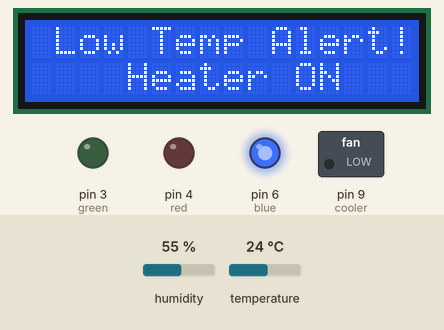
Simulated run of this sketch. Board: Arduino Uno, built with avr-gcc and run on an emulated ATmega328P. Shown: 16×2 character LCD, switched loads named in the sketch (green lamp = pin HIGH), output pins drawn as LEDs (lit = HIGH). The test bench sets the inputs (shaded band); at power-on: temperature 24 °C, humidity 55 %.

Above: at 13.3 s.
13.4 s: temperature set to 41 °C
At 20.4 s:
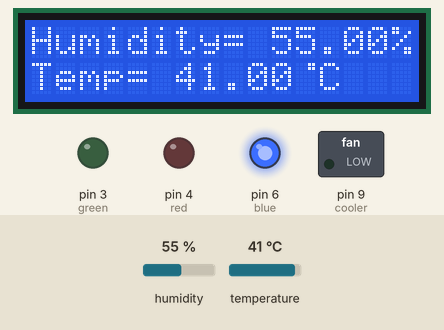
25.5 s: humidity set to 22 %
At 35.2 s:
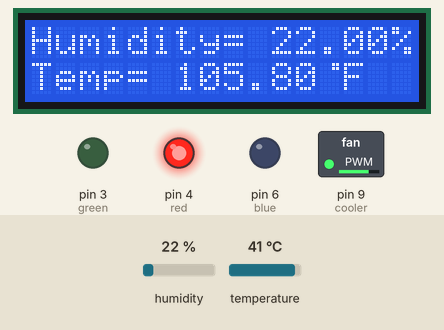
37.6 s: humidity set to 40 %
At 47.8 s:
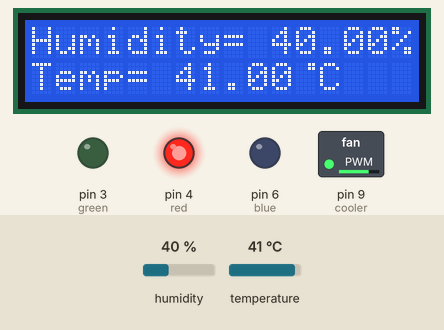
49.7 s: temperature set to 12 °C
At 60.8 s:
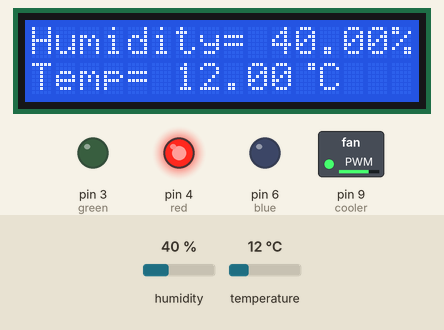
Timing chart, 0 to 62.3 s (numbered marks = the images above; inputs shaded):
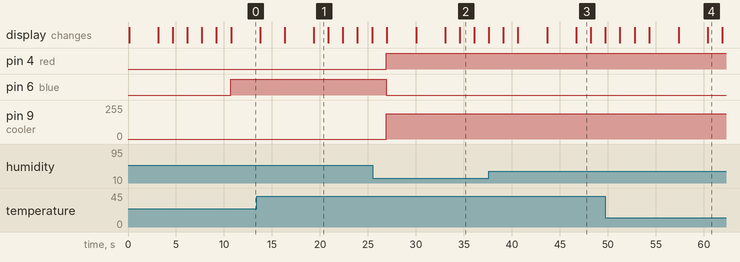

The sketch:

auto_room_heater_cooler_control.ino
```cpp
//------------DHT Sensor Library Call-----------------
#include "DHT.h"
#define DHTPIN 2
#define DHTTYPE DHT11

DHT dht(DHTPIN, DHTTYPE);


//----------------Display part---------------------

#include<LiquidCrystal_I2C.h>
LiquidCrystal_I2C display(0x27, 16, 2);

//-----------custom symbol for degree sign------------
byte degree[8] =
{
  0b00011,
  0b00011,
  0b00000,
  0b00000,
  0b00000,
  0b00000,
  0b00000,
  0b00000
};


//------------Indicator and Cooler/Heater Init------------------
int red = 4;
int green = 3;
int blue = 6;

//-------pwm pin--------
int cooler = 9;
// int heater = 10; // if avaiable :)

//----------function declare----------------------
void heat();
void normal();
void cool();


void setup() {

  dht.begin();
  display.backlight(); // for display backlight
  display.init();
  display.createChar(1, degree); // custom symbol created

  pinMode(red, OUTPUT);
  pinMode(green, OUTPUT);
  pinMode(blue, OUTPUT);
  pinMode(cooler, OUTPUT);


}

void loop() {

  float humi = dht.readHumidity();
  float temp_c = dht.readTemperature();
  float temp_f = ((temp_c * 1.8) + 32); // c --> f convert
  delay(10);


  display.clear();
  display.setCursor(2,0);
  display.print("Assignment 3");
  display.setCursor(2,1);
  display.print("Team->WALL-E");
  delay(3000);

  display.clear();
  display.setCursor(0,0);
  display.print("Humidity= ");
  display.print(humi);
  display.print("%");
  display.setCursor(0,1);
  display.print("Temp= ");
  display.print(temp_c);
  display.write(1); // to print degree sign
  display.print("C");
  delay(1500);

  display.setCursor(0,1);
  display.print("Temp= ");
  display.print(temp_f);
  display.write(1); // to print degree sign
  display.print("F");
  delay(1500);

  display.setCursor(0,1);
  display.print("Temp= ");
  display.print(temp_c);
  display.write(1); // to print degree sign
  display.print("C");
  delay(1500);

  display.setCursor(0,1);
  display.print("Temp= ");
  display.print(temp_f);
  display.write(1); // to print degree sign
  display.print("F");
  delay(1500);

  display.setCursor(0,1);
  display.print("Temp= ");
  display.print(temp_c);
  display.write(1); // to print degree sign
  display.print("C");
  delay(1500);


  if(temp_c >= 30)
  {
    heat();

  }
  else if(temp_c < 29)
  {
    cool();

  }
  else
  {
    normal();

  }


}

void heat()
{
  digitalWrite(green, LOW);
  analogWrite(cooler, ((3.7/5)*255)); // motor can run max 3.7v so that we have to make output below 5v by pwm pin, (0-5)v = (0-255)
  digitalWrite(red, HIGH);
  digitalWrite(blue, LOW);

  display.clear();
  display.setCursor(0,0);
  display.print("High Temp Alert!");
  display.setCursor(4,1);
  display.print("Cooler ON");
  delay(3000);

}


void normal()
{
  digitalWrite(green, HIGH);
  analogWrite(cooler, 0);
  digitalWrite(red, LOW);
  digitalWrite(blue, LOW);

  display.clear();
  display.setCursor(3,0);
  display.print("Temp Normal");
  delay(2000);
}


void cool()
{
  // analogWrite(heater, 156); // if we have any header than we can use
  digitalWrite(green, LOW);
  analogWrite(cooler, 0);
  digitalWrite(red, LOW);
  digitalWrite(blue, HIGH);

  display.clear();
  display.setCursor(1,0);
  display.print("Low Temp Alert!");
  display.setCursor(4,1);
  display.print("Heater ON");
  delay(3000);

  display.clear();
  display.setCursor(0,0);
  display.print("Sorry Heater Nai");
  display.setCursor(1,1);
  display.print("Moja Korlam :)");
  delay(2500);
}
```

Measured:
- what the display in image 1 shows lasts 1.5 s, from 19.4 s to 20.9 s
